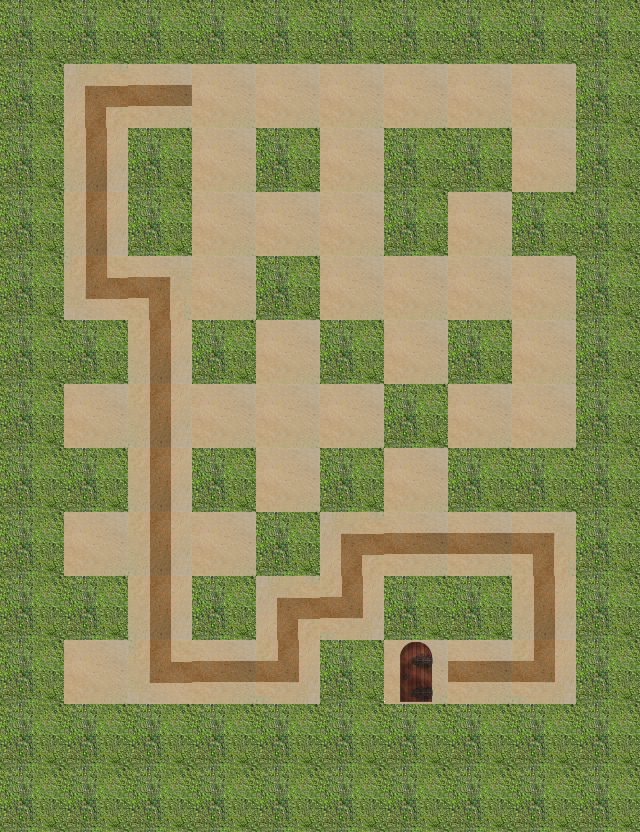

Rendered tile map (Tiled .tmx) drawn with the repository's tilesets; below, a short description and the map source with its tile grids summarised:
An orthogonal 10x13 tile map with 64x64 px tiles, 4 tile layers (path, wall, hint, end), 1 hidden layer not drawn.

<map version="1.0" orientation="orthogonal" renderorder="right-down" width="10" height="13" tilewidth="64" tileheight="64">
 <properties>
  <property name="bestTimePossible" value="7.32" />
  <property name="viewSize" value="5" />
 </properties>
 <tileset firstgid="1" name="sandbush" tilewidth="64" tileheight="64">
  <image source="sandbush.png" width="256" height="192" />
 </tileset>
 <layer name="path" width="10" height="13">
  <data>[130 cells, 56 non-empty, 1 distinct tile ids]</data>
 </layer>
 <layer name="wall" width="10" height="13">
  <data>[130 cells, 74 non-empty, 1 distinct tile ids]</data>
 </layer>
 <layer name="hint" width="10" height="13">
  <data>[130 cells, 23 non-empty, 6 distinct tile ids]</data>
 </layer>
 <layer name="start" width="10" height="13" visible="0" opacity="0.98">
  <data>[130 cells, 1 non-empty, 1 distinct tile ids]</data>
 </layer>
 <layer name="end" width="10" height="13">
  <data>[130 cells, 1 non-empty, 1 distinct tile ids]</data>
 </layer>
</map>
